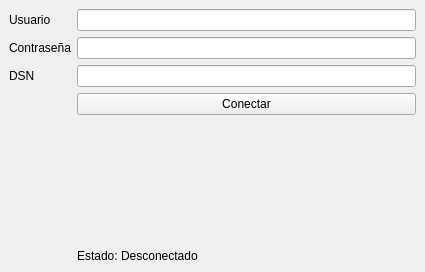
<?xml version="1.0" encoding="UTF-8"?>
<ui version="4.0">
 <class>MainWindow</class>
 <widget class="QMainWindow" name="MainWindow">
  <property name="geometry">
   <rect>
    <x>0</x>
    <y>0</y>
    <width>425</width>
    <height>272</height>
   </rect>
  </property>
  <property name="windowTitle">
   <string>Conexion</string>
  </property>
  <property name="styleSheet">
   <string notr="true"/>
  </property>
  <widget class="QWidget" name="centralwidget">
   <layout class="QFormLayout" name="formLayout">
    <item row="0" column="0">
     <widget class="QLabel" name="label">
      <property name="text">
       <string>Usuario</string>
      </property>
     </widget>
    </item>
    <item row="0" column="1">
     <widget class="QLineEdit" name="txtUsuario"/>
    </item>
    <item row="2" column="0">
     <widget class="QLabel" name="label_2">
      <property name="text">
       <string>Contraseña</string>
      </property>
     </widget>
    </item>
    <item row="2" column="1">
     <widget class="QLineEdit" name="txtContrasena">
      <property name="echoMode">
       <enum>QLineEdit::Password</enum>
      </property>
     </widget>
    </item>
    <item row="3" column="0">
     <widget class="QLabel" name="label_3">
      <property name="text">
       <string>DSN</string>
      </property>
     </widget>
    </item>
    <item row="4" column="1">
     <widget class="QPushButton" name="pushButton">
      <property name="sizePolicy">
       <sizepolicy hsizetype="Expanding" vsizetype="Fixed">
        <horstretch>0</horstretch>
        <verstretch>0</verstretch>
       </sizepolicy>
      </property>
      <property name="text">
       <string>Conectar</string>
      </property>
     </widget>
    </item>
    <item row="3" column="1">
     <widget class="QLineEdit" name="lineEdit"/>
    </item>
    <item row="5" column="1">
     <spacer name="verticalSpacer">
      <property name="orientation">
       <enum>Qt::Vertical</enum>
      </property>
      <property name="sizeHint" stdset="0">
       <size>
        <width>20</width>
        <height>40</height>
       </size>
      </property>
     </spacer>
    </item>
    <item row="6" column="1">
     <widget class="QLabel" name="lblEstado">
      <property name="text">
       <string>Estado: Desconectado</string>
      </property>
     </widget>
    </item>
   </layout>
  </widget>
 </widget>
 <resources/>
 <connections/>
</ui>
